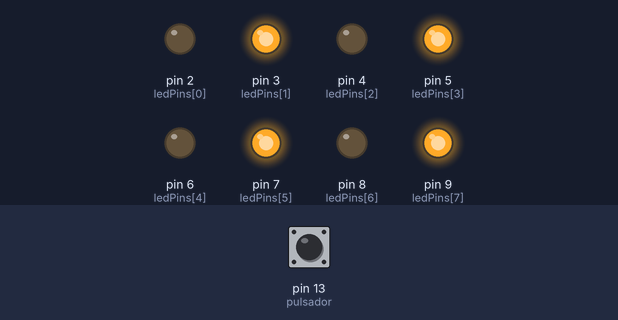
The sketch below on a simulated Arduino Uno, built with avr-gcc and run on an emulated ATmega328P. Shown: output pins drawn as LEDs (lit = HIGH). The inputs (shaded band) are chosen by the test bench; at power-on: pin 13 (pulsador) HIGH.

Above: at 0.9 s.
1.3 s: pin 13 (pulsador) pulled LOW for 0.15 s
4.3 s: pin 13 (pulsador) pulled LOW for 3.2 s
Timing chart, 0 to 7.3 s (numbered marks = the images above; inputs shaded):
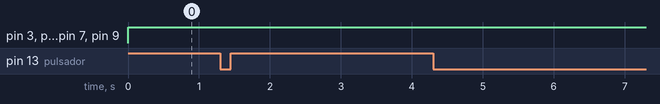

The sketch:

modos_pulsador.ino
```cpp
int pulsador = 13;
const int ledCount = 8;

int ledPins[] = {
  2, 3, 4, 5, 6, 7, 8, 9
};

void setup() {
 for (int thisLed = 0; thisLed < ledCount; thisLed++) {
    pinMode(ledPins[thisLed], OUTPUT);
  }
 pinMode(pulsador, INPUT);
}

void loop() {

  int modo1 = digitalRead(pulsador);
  int modo = 0;

   digitalWrite(ledPins[7], HIGH);
      digitalWrite(ledPins[6], LOW);
      digitalWrite(ledPins[5], HIGH);
      digitalWrite(ledPins[4], LOW);
      digitalWrite(ledPins[3], HIGH);
      digitalWrite(ledPins[2], LOW);
      digitalWrite(ledPins[1], HIGH);
      digitalWrite(ledPins[0], LOW);
      delay(100);
      digitalWrite(ledPins[7], LOW);
      digitalWrite(ledPins[6], HIGH);
      digitalWrite(ledPins[5], LOW);
      digitalWrite(ledPins[4], HIGH);
      digitalWrite(ledPins[3], LOW);
      digitalWrite(ledPins[2], HIGH);
      digitalWrite(ledPins[1], LOW);
      digitalWrite(ledPins[0], HIGH);

  if(modo1 == LOW){
     digitalWrite(ledPins[7], LOW);
      digitalWrite(ledPins[6], LOW);
      digitalWrite(ledPins[5], LOW);
      digitalWrite(ledPins[4], LOW);
      digitalWrite(ledPins[3], LOW);
      digitalWrite(ledPins[2], LOW);
      digitalWrite(ledPins[1], LOW);
      digitalWrite(ledPins[0], LOW);
  }
}
```
